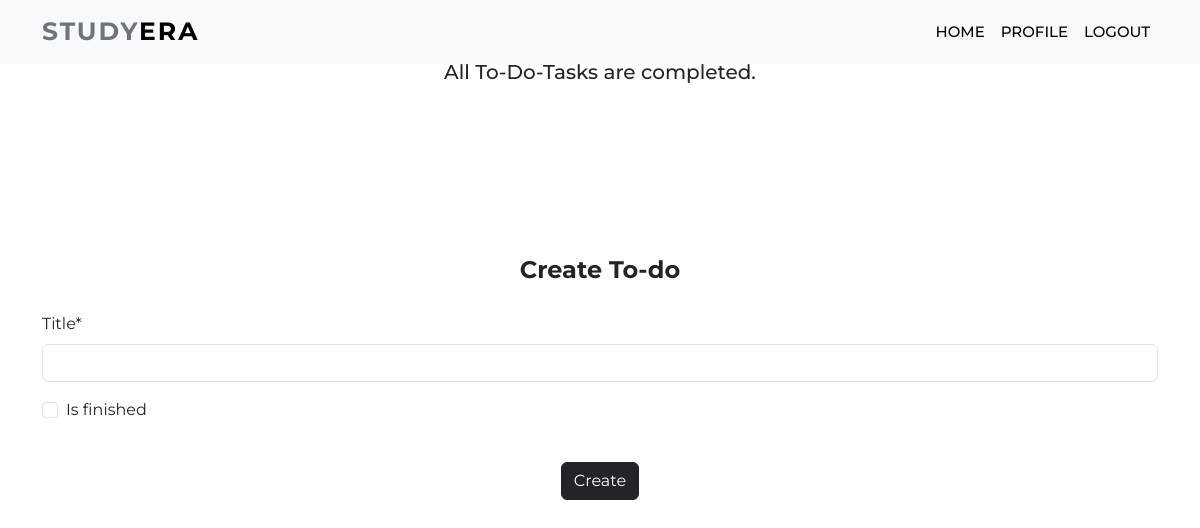
The app's page /todo (signed in), older data.
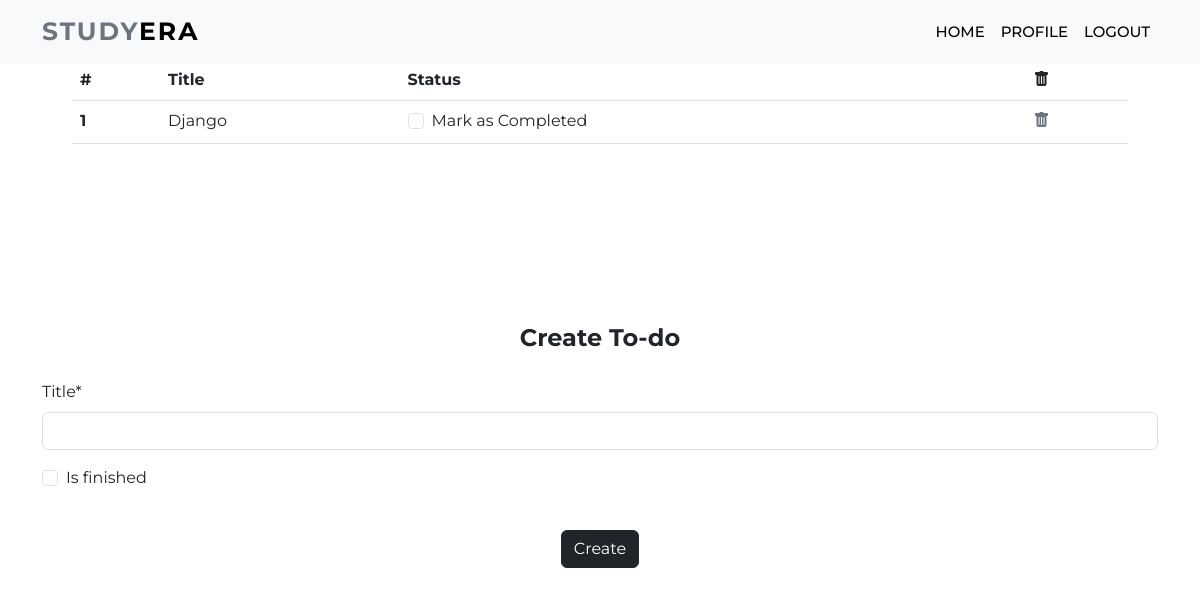
The same page, newer data.
### dashboard/models.py (models this page shows, shortened)
class Todo(models.Model):
    user = models.ForeignKey(User,on_delete=models.CASCADE)
    title = models.CharField(max_length=100)
    is_finished = models.BooleanField(default=False)

### dashboard/views.py (the view)
# urls.py: path('todo',views.todo,name="todo"),
def todo(request):
    if request.method == 'POST':
        form = TodoForm(request.POST)
        if form.is_valid():
            try:
                finished = request.POST['is_finished']
                if finished == 'on':
                    finished = True
                else:
                    finished = False
            except:
                finished = False
            todos = Todo(
                user = request.user,
                title = request.POST['title'],
                is_finished = finished
            )
            todos.save()
    else:
        form = TodoForm()
    todo = Todo.objects.filter(user=request.user)
    if len(todo) == 0:
        todos_done = True
    else:
        todos_done = False
    context = {
        'todos':todo,
        'form':form,
        'todos_done':todos_done
    }
    return render(request,"dashboard/todo.html",context)

### dashboard/forms.py
class TodoForm(forms.ModelForm):
    class Meta:
        model = Todo
        fields = ['title','is_finished']

### dashboard/templates/dashboard/todo.html (shortened to what this page needs)
    {% extends 'dashboard/home.html' %}
    {% load static %}
    {% load crispy_forms_tags %}
    {% block content %}
	<nav class="navbar navbar-expand-lg navbar-light bg-light fixed-top">
		<div class="container">
			<a class="navbar-brand" href="{% url 'home' %}"><span class="text-secondary">STUDY</span>ERA</a>
			<div class="collapse navbar-collapse" id="navbarSupportedContent">
				<ul class="navbar-nav ms-auto mb-2 mb-lg-0">
					<li class="nav-item">
						<a class="nav-link" href="{% url 'home' %}">Home</a>
					</li>
                    <li class="nav-item">
						<a class="nav-link" href="{% url 'profile' %}">Profile</a>
					</li>
                    <li class="nav-item">
						<a class="nav-link" href="{% url 'homepage' %}">Logout</a>
					</li>
				</ul>
			</div>
		</div>
	</nav>
    <section style="padding: 5%">
        <div class="container">
            {% if not todos_done %}
            <table class="table">
                <thead>
                  <tr>
                    <th scope="col">#</th>
                    <th scope="col">Title</th>
                    <th scope="col">Status</th>
                    <th scope="col"><i class="bi bi-trash-fill"></i></th>
                  </tr>
                </thead>
                <tbody>
                    {% for todo in todos %}
                    <tr>
                        <th scope="row">{{forloop.counter}}</th>
                        <td>{{todo.title}}</td>
                        <td>
                            <a href="{% url 'update-todo' todo.id %}">
                                <div class="form-check">
                                    {% if todo.is_finished == True %}
                                    <input class="form-check-input" type="checkbox" value="" checked>
                                    {% else %}
                                    <input class="form-check-input" type="checkbox" value="">
                                    {% endif %}
                                    <label class="form-check-label text-dark" for="flexCheckDefault">
                                        Mark as Completed
                                    </label>
                                </div>
                            </a>
                        </td>
                        <td><a class="link-secondary" href="{% url 'delete-todo' todo.id %}">
                            <i class="bi bi-trash-fill"></i></a></td>
                    </tr>
                    {% endfor %}
                </tbody>
              </table>
              {% else %}
              <h5 class="text-center">All To-Do-Tasks are completed.</h5>
            {% endif %}
            </div>
    </section>
	<section class="services section-padding" id="services">
		<div class="container">
			<form method="POST">
                <fieldset class="form-group">
                    <legend class="mb-4 text-center"><strong>Create To-do</strong></legend>
                {{form|crispy}}
                </fieldset>
                <div class="form-group text-center">
                    <br><button href="" class="btn btn-dark" type="submit">
                        Create
                    </button>
                </div>
            </form>
		</div>
	</section>
    {% endblock content %}

Row changes from the older to the newer data that the page shows:
added Todo: title "Django"
Text that changed along with them:
text no longer shown: "All To-Do-Tasks are completed."
text now shown: "# Title Status"
